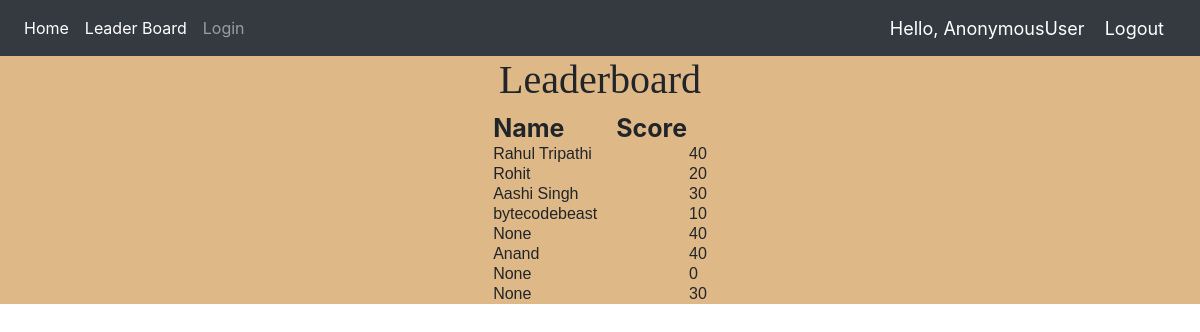
Page /leaderboard/ on the committed database.
### Quiz/models.py (models this page shows)
class Result(models.Model):
    name = models.CharField(max_length=50,null=True)
    score = models.CharField(max_length=100,null=True)

### Quiz/views.py (the view)
# urls.py: path('leaderboard/', leaderboard,name='leaderboard'),
def leaderboard(request):
    res = Result.objects.all()
    context={
        'res':res,
    }
    return render(request,'Quiz/leaderboard.html',context)

### Quiz/templates/Quiz/leaderboard.html
{% extends 'Quiz/dependencies.html' %}
{% load static%}
{% block content %}
<div class="container-fluid" style="background-color: burlywood;">
<h1 style="font-family: cursive; text-align: center;">Leaderboard</h1>
    <center>
        <table>
        <th>
            <span style="font-size: 25px; font-weight: bold;" class="mr-5">Name</span>
            <span style="font-size: 25px; font-weight: bold;">Score</span>
        </th>
     {% for r in res %}
        <tr style="font-family: sans-serif;">
            <td>{{r.name}}</td>
        <td>{{r.score}}</td>
    </tr>
    {%endfor%}
</table>
</center>
</div>
{% endblock %}

### rows in the picture
Result: name "Rahul Tripathi", score "40"
Result: name "Rohit", score "20"
Result: name "Aashi Singh", score "30"
Result: name "bytecodebeast", score "10"
Result: name "None", score "40"
Result: name "Anand", score "40"
Result: name "None", score "0"
Result: name "None", score "30"

### other values in the picture
{{ request.user }} "AnonymousUser"
